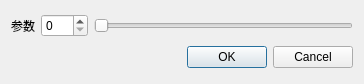
<?xml version="1.0" encoding="UTF-8"?>
<ui version="4.0">
 <class>edgeDialog</class>
 <widget class="QDialog" name="edgeDialog">
  <property name="geometry">
   <rect>
    <x>0</x>
    <y>0</y>
    <width>364</width>
    <height>84</height>
   </rect>
  </property>
  <property name="windowTitle">
   <string>设置参数</string>
  </property>
  <layout class="QGridLayout" name="gridLayout">
   <item row="0" column="0">
    <widget class="QLabel" name="label">
     <property name="text">
      <string>参数</string>
     </property>
    </widget>
   </item>
   <item row="0" column="1">
    <widget class="QSpinBox" name="isbEdge">
     <property name="maximum">
      <number>100</number>
     </property>
    </widget>
   </item>
   <item row="0" column="2">
    <widget class="QSlider" name="hsEdge">
     <property name="maximum">
      <number>100</number>
     </property>
     <property name="orientation">
      <enum>Qt::Horizontal</enum>
     </property>
    </widget>
   </item>
   <item row="1" column="0" colspan="3">
    <widget class="QDialogButtonBox" name="buttonBox">
     <property name="orientation">
      <enum>Qt::Horizontal</enum>
     </property>
     <property name="standardButtons">
      <set>QDialogButtonBox::Cancel|QDialogButtonBox::Ok</set>
     </property>
    </widget>
   </item>
  </layout>
 </widget>
 <resources/>
 <connections>
  <connection>
   <sender>buttonBox</sender>
   <signal>accepted()</signal>
   <receiver>edgeDialog</receiver>
   <slot>accept()</slot>
   <hints>
    <hint type="sourcelabel">
     <x>248</x>
     <y>254</y>
    </hint>
    <hint type="destinationlabel">
     <x>157</x>
     <y>274</y>
    </hint>
   </hints>
  </connection>
  <connection>
   <sender>buttonBox</sender>
   <signal>rejected()</signal>
   <receiver>edgeDialog</receiver>
   <slot>reject()</slot>
   <hints>
    <hint type="sourcelabel">
     <x>316</x>
     <y>260</y>
    </hint>
    <hint type="destinationlabel">
     <x>286</x>
     <y>274</y>
    </hint>
   </hints>
  </connection>
 </connections>
</ui>
